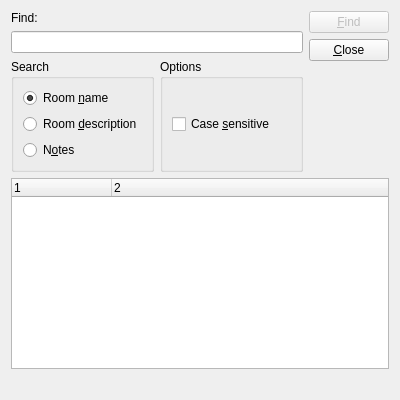
<ui version="4.0" >
 <class>FindDialog</class>
 <widget class="QWidget" name="FindDialog" >
  <property name="geometry" >
   <rect>
    <x>0</x>
    <y>0</y>
    <width>400</width>
    <height>400</height>
   </rect>
  </property>
  <property name="windowTitle" >
   <string>Find</string>
  </property>
  <layout class="QVBoxLayout" >
   <item>
    <layout class="QHBoxLayout" >
     <item>
      <layout class="QVBoxLayout" >
       <item>
        <widget class="QLabel" name="label" >
         <property name="text" >
          <string>Find:</string>
         </property>
        </widget>
       </item>
       <item>
        <widget class="QLineEdit" name="lineEdit" />
       </item>
       <item>
        <layout class="QHBoxLayout" >
         <item>
          <widget class="QGroupBox" name="searchGroupBox" >
           <property name="title" >
            <string>Search</string>
           </property>
           <layout class="QVBoxLayout" >
            <item>
             <widget class="QRadioButton" name="nameRadioButton" >
              <property name="text" >
               <string>Room &amp;name</string>
              </property>
              <property name="checked" >
               <bool>true</bool>
              </property>
             </widget>
            </item>
            <item>
             <widget class="QRadioButton" name="descRadioButton" >
              <property name="text" >
               <string>Room &amp;description</string>
              </property>
             </widget>
            </item>
            <item>
             <widget class="QRadioButton" name="notesRadioButton" >
              <property name="text" >
               <string>N&amp;otes</string>
              </property>
             </widget>
            </item>
           </layout>
          </widget>
         </item>
         <item>
          <widget class="QGroupBox" name="optionsGroupBox" >
           <property name="title" >
            <string>Options</string>
           </property>
           <layout class="QHBoxLayout" >
            <item>
             <widget class="QCheckBox" name="caseCheckBox" >
              <property name="text" >
               <string>Case &amp;sensitive</string>
              </property>
             </widget>
            </item>
           </layout>
          </widget>
         </item>
        </layout>
       </item>
      </layout>
     </item>
     <item>
      <layout class="QVBoxLayout" >
       <item>
        <widget class="QPushButton" name="findButton" >
         <property name="enabled" >
          <bool>false</bool>
         </property>
         <property name="text" >
          <string>&amp;Find</string>
         </property>
         <property name="default" >
          <bool>false</bool>
         </property>
        </widget>
       </item>
       <item>
        <widget class="QPushButton" name="closeButton" >
         <property name="text" >
          <string>&amp;Close</string>
         </property>
        </widget>
       </item>
       <item>
        <spacer>
         <property name="orientation" >
          <enum>Qt::Vertical</enum>
         </property>
         <property name="sizeHint" >
          <size>
           <width>20</width>
           <height>40</height>
          </size>
         </property>
        </spacer>
       </item>
      </layout>
     </item>
    </layout>
   </item>
   <item>
    <widget class="QTreeWidget" name="resultTable" >
     <property name="columnCount" >
      <number>2</number>
     </property>
     <column>
      <property name="text" >
       <string>1</string>
      </property>
     </column>
     <column>
      <property name="text" >
       <string>2</string>
      </property>
     </column>
    </widget>
   </item>
   <item>
    <widget class="QLabel" name="roomsFoundLabel" >
     <property name="text" >
      <string/>
     </property>
    </widget>
   </item>
  </layout>
 </widget>
 <resources/>
 <connections/>
</ui>
